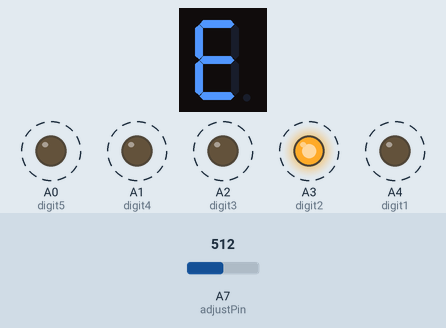
Recording of a sketch running on a simulated Arduino Nano, built with avr-gcc and run on an emulated ATmega328P. Shown: 1-digit seven-segment display, output pins drawn as LEDs (lit = HIGH). Wiring (inferred from the names in the program): 1-digit 7-segment display, segments lit when LOW: segments pin 6, pin 5, pin 2, pin 3, pin 4, pin 7, pin 8. Dashed ring = blinking. The inputs (shaded band) are chosen by the test bench; at power-on: A7 (adjustPin) = 512. The segment pins are drawn as the display they are named for; pins used as bus, display or sensor lines are not drawn.

Above: at 1.3 s.
1.4 s: A7 (adjustPin) set to 214
At 1.47 s:
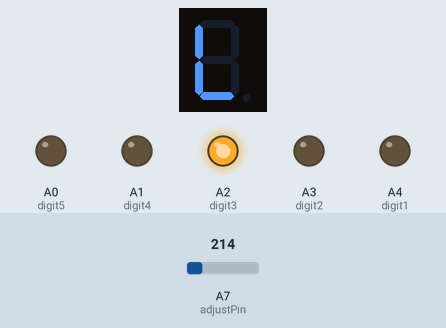
3.2 s: A7 (adjustPin) set to 188
At 3.81 s:
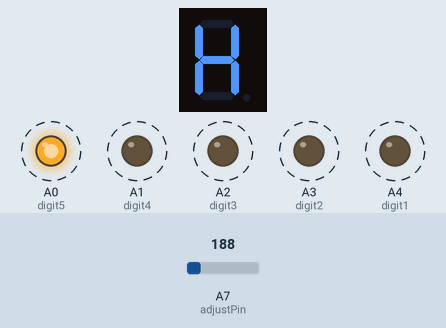
4.7 s: A7 (adjustPin) set to 159
6.2 s: A7 (adjustPin) set to 127
At 6.88 s:
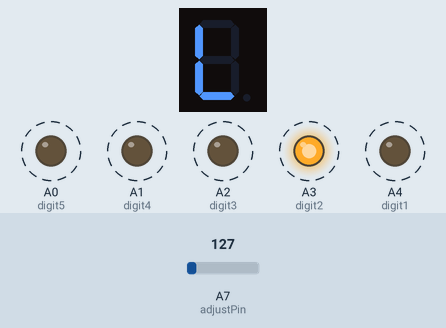
9.4 s: A7 (adjustPin) set to 119
10.9 s: A7 (adjustPin) set to 0
At 12.4 s:
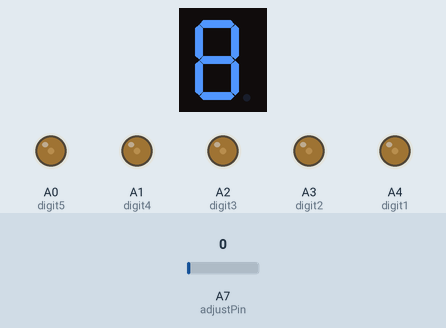
Timing chart, 0 to 13.6 s (numbered marks = the images above; inputs shaded):
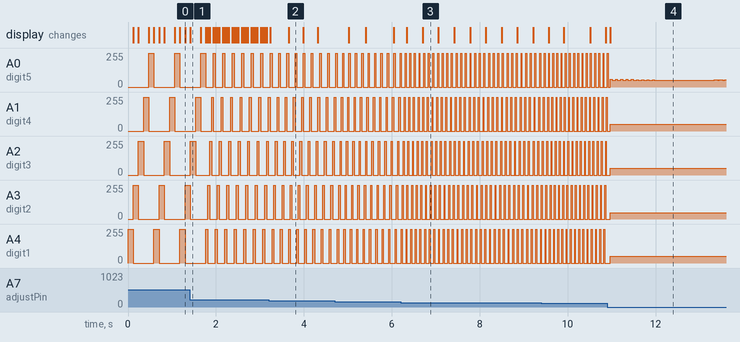

The sketch:

seven_segment_mutiplex.ino
```cpp
const int segmentA = 6;
const int segmentB = 5;
const int segmentC = 2;
const int segmentD = 3;
const int segmentE = 4;
const int segmentF = 7;
const int segmentG = 8;
const int digit1 = A4;
const int digit2 = A3;
const int digit3 = A2;
const int digit4 = A1;
const int digit5 = A0;
const int adjustPin = A7;

int del;

void setup()
{
//  Serial.begin(115200);
  pinMode(segmentA, OUTPUT);
  pinMode(segmentB, OUTPUT);
  pinMode(segmentC, OUTPUT);
  pinMode(segmentD, OUTPUT);
  pinMode(segmentE, OUTPUT);
  pinMode(segmentF, OUTPUT);
  pinMode(segmentG, OUTPUT);
  pinMode(digit1, OUTPUT);
  pinMode(digit2, OUTPUT);
  pinMode(digit3, OUTPUT);
  pinMode(digit4, OUTPUT);
  pinMode(digit5, OUTPUT);
}

void loop()
{
  del = (analogRead(adjustPin)>>2)-10;
  if(del<1)del=1;
//  Serial.println(del);

  selectDigit(0);
  displayDigit('H');
  selectDigit(1);
  delay(del);

  selectDigit(0);
  displayDigit('E');
  selectDigit(2);
  delay(del);

  selectDigit(0);
  displayDigit('L');
  selectDigit(3);
  delay(del);

  selectDigit(0);
  displayDigit('L');
  selectDigit(4);
  delay(del);

  selectDigit(0);
  displayDigit('0');
  selectDigit(5);
  delay(del);
}
```

helper_functions.ino
```cpp
void selectDigit(int num) {
  if (num == 0) {
    digitalWrite(digit1, 0);
    digitalWrite(digit2, 0);
    digitalWrite(digit3, 0);
    digitalWrite(digit4, 0);
    digitalWrite(digit5, 0);
  }
  else  if (num == 1) {
    digitalWrite(digit1, 1);
    digitalWrite(digit2, 0);
    digitalWrite(digit3, 0);
    digitalWrite(digit4, 0);
    digitalWrite(digit5, 0);
  }
  else if (num == 2) {
    digitalWrite(digit1, 0);
    digitalWrite(digit2, 1);
    digitalWrite(digit3, 0);
    digitalWrite(digit4, 0);
    digitalWrite(digit5, 0);
  }
  else if (num == 3) {
    digitalWrite(digit1, 0);
    digitalWrite(digit2, 0);
    digitalWrite(digit3, 1);
    digitalWrite(digit4, 0);
    digitalWrite(digit5, 0);
  }
  else if (num == 4) {
    digitalWrite(digit1, 0);
    digitalWrite(digit2, 0);
    digitalWrite(digit3, 0);
    digitalWrite(digit4, 1);
    digitalWrite(digit5, 0);
  }
  else if (num == 5) {
    digitalWrite(digit1, 0);
    digitalWrite(digit2, 0);
    digitalWrite(digit3, 0);
    digitalWrite(digit4, 0);
    digitalWrite(digit5, 1);
  }

}


void displayDigit(char num) {
  if (num == '0') {
    digitalWrite(segmentA, 0);
    digitalWrite(segmentB, 0);
    digitalWrite(segmentC, 0);
    digitalWrite(segmentD, 0);
    digitalWrite(segmentE, 0);
    digitalWrite(segmentF, 0);
    digitalWrite(segmentG, 1);
  }
  else if (num == '1') {
    digitalWrite(segmentA, 1);
    digitalWrite(segmentB, 0);
    digitalWrite(segmentC, 0);
    digitalWrite(segmentD, 1);
    digitalWrite(segmentE, 1);
    digitalWrite(segmentF, 1);
    digitalWrite(segmentG, 1);
  }
  else if (num == '2') {
    digitalWrite(segmentA, 0);
    digitalWrite(segmentB, 0);
    digitalWrite(segmentC, 1);
    digitalWrite(segmentD, 0);
    digitalWrite(segmentE, 0);
    digitalWrite(segmentF, 1);
    digitalWrite(segmentG, 0);
  }
  else if (num == '3') {
    digitalWrite(segmentA, 0);
    digitalWrite(segmentB, 0);
    digitalWrite(segmentC, 0);
    digitalWrite(segmentD, 0);
    digitalWrite(segmentE, 1);
    digitalWrite(segmentF, 1);
    digitalWrite(segmentG, 0);
  }
  else if (num == '4') {
    digitalWrite(segmentA, 1);
    digitalWrite(segmentB, 0);
    digitalWrite(segmentC, 0);
    digitalWrite(segmentD, 1);
    digitalWrite(segmentE, 1);
    digitalWrite(segmentF, 0);
    digitalWrite(segmentG, 0);
  }
  else if (num == '5') {
    digitalWrite(segmentA, 0);
    digitalWrite(segmentB, 1);
    digitalWrite(segmentC, 0);
    digitalWrite(segmentD, 0);
    digitalWrite(segmentE, 1);
    digitalWrite(segmentF, 0);
    digitalWrite(segmentG, 0);
  }
  else if (num == '6') {
    digitalWrite(segmentA, 0);
    digitalWrite(segmentB, 1);
    digitalWrite(segmentC, 0);
    digitalWrite(segmentD, 0);
    digitalWrite(segmentE, 0);
    digitalWrite(segmentF, 0);
    digitalWrite(segmentG, 0);
  }
  else if (num == '7') {
    digitalWrite(segmentA, 0);
    digitalWrite(segmentB, 0);
    digitalWrite(segmentC, 0);
    digitalWrite(segmentD, 1);
    digitalWrite(segmentE, 1);
    digitalWrite(segmentF, 1);
    digitalWrite(segmentG, 1);
  }
  else if (num == '8') {
    digitalWrite(segmentA, 0);
    digitalWrite(segmentB, 0);
    digitalWrite(segmentC, 0);
    digitalWrite(segmentD, 0);
    digitalWrite(segmentE, 0);
    digitalWrite(segmentF, 0);
    digitalWrite(segmentG, 0);
  }
  else if (num == '9') {
    digitalWrite(segmentA, 0);
    digitalWrite(segmentB, 0);
    digitalWrite(segmentC, 0);
    digitalWrite(segmentD, 0);
    digitalWrite(segmentE, 1);
    digitalWrite(segmentF, 0);
    digitalWrite(segmentG, 0);
  }
  ////////////////////////////////////////////SOME ALPHABETS///////////////
  else if (num == 'H') {
    digitalWrite(segmentA, 1);
    digitalWrite(segmentB, 0);
    digitalWrite(segmentC, 0);
    digitalWrite(segmentD, 1);
    digitalWrite(segmentE, 0);
    digitalWrite(segmentF, 0);
    digitalWrite(segmentG, 0);
  }
  else if (num == 'E') {
    digitalWrite(segmentA, 0);
    digitalWrite(segmentB, 1);
    digitalWrite(segmentC, 1);
    digitalWrite(segmentD, 0);
    digitalWrite(segmentE, 0);
    digitalWrite(segmentF, 0);
    digitalWrite(segmentG, 0);
  }
  else if (num == 'L') {
    digitalWrite(segmentA, 1);
    digitalWrite(segmentB, 1);
    digitalWrite(segmentC, 1);
    digitalWrite(segmentD, 0);
    digitalWrite(segmentE, 0);
    digitalWrite(segmentF, 0);
    digitalWrite(segmentG, 1);
  }
}
```

Measured:
- the behaviour switches between 200 and 199 on A7 (adjustPin) (found by bisection; images 1 and 2)
- after the input at 1.4 s, A4 (digit1): alternates 255/255 for 0.04 s and 0/255 for 0.17 s, starting after 0.41 s
- after the input at 6.2 s, A0 (digit5): alternates 255/255 for 0.02 s and 0/255 for 0.08 s, starting after 0.12 s; A1 (digit4): alternates 255/255 for 0.02 s and 0/255 for 0.08 s, starting after 0.19 s
- by itself, A0 (digit5): repeats every 0.22 s: 0/255 0.17 s, 255/255 0.04 s
- by itself, A3 (digit2): repeats every 0.22 s: 255/255 0.04 s, 0/255 0.17 s
- by itself, A4 (digit1): alternates 255/255 for 0.12 s and 0/255 for 0.47 s
